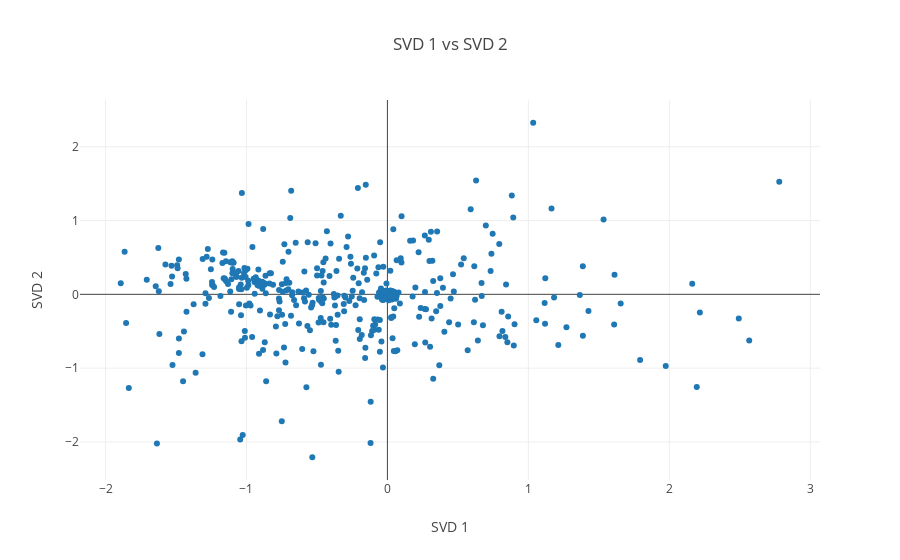

This figure's notebook cell:
### Code cell
tsvd_word_list = []
number_of_words = 500
words = list(target_token_index.keys())
for i, word in enumerate(words):
    tsvd_word_list.append(word)

trace = go.Scatter(
    x = result[0:number_of_words, 0], 
    y = result[0:number_of_words, 1],
    mode = 'markers',
    text= tsvd_word_list[0:number_of_words]
)

layout = dict(title= 'SVD 1 vs SVD 2',
              yaxis = dict(title='SVD 2'),
              xaxis = dict(title='SVD 1'),
              hovermode= 'closest')

fig = dict(data = [trace], layout= layout)
py.iplot(fig)

### Figure 1 — Plotly figure (JSON) as saved in the notebook; plotly's stock layout.template omitted (floating-point values rounded to 4 significant figures; data arrays with more than 128 entries replaced by an {"elided": "..."} marker saying what was removed)
{"data": [{"mode": "markers", "text": {"elided": "500 str values"}, "type": "scatter", "uid": "c0b57518-a7ab-11e8-9f82-6752d045f11e", "x": {"elided": "500 float values"}, "y": {"elided": "500 float values"}}], "layout": {"hovermode": "closest", "title": "SVD 1 vs SVD 2", "xaxis": {"title": "SVD 1"}, "yaxis": {"title": "SVD 2"}}}
